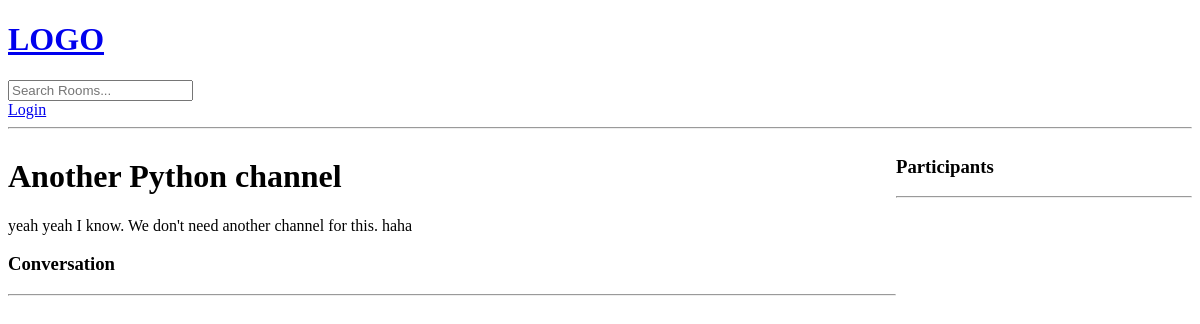
The app's page /room/9/, older data.
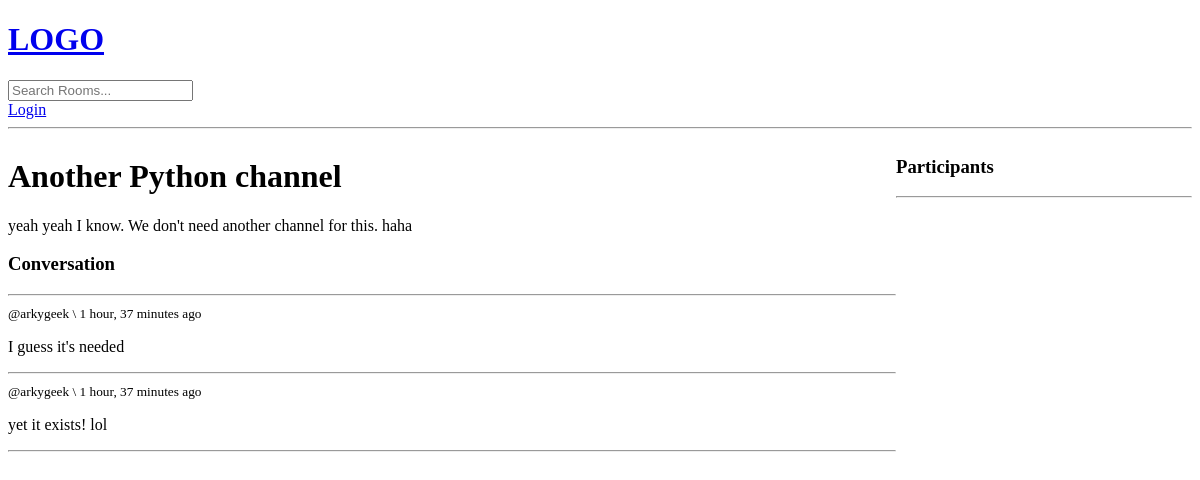
The same page, newer data.
### base/models.py (models this page shows, shortened)
class Message(models.Model):
    user = models.ForeignKey(User, on_delete=models.CASCADE)
    room = models.ForeignKey(Room, on_delete=models.CASCADE)
    body = models.TextField()
    updated = models.DateTimeField(auto_now=True)
    created = models.DateTimeField(auto_now_add=True)
    class Meta:
        ordering = ['-updated', '-created']

### base/views.py (the view, shortened to what this page needs)
# urls.py: path('room/<str:pk>/', views.room, name="room"),
def room(request, pk):
    room = Room.objects.get(id=pk)
    room_messages = room.message_set.all().order_by('-created')
    context = {'room': room, 'room_messages': room_messages} # this is the dictionary we pass to the function
    return render(request, 'base/room.html', context)

### base/templates/base/room.html (shortened to what this page needs)
{% extends 'main.html' %}
{% block content %}
  <div class="room-container">
    <div>
      <h1>{{room.name}}</h1>
      <p>{{room.description}}</p>
      <div class="comment-wrapper">
        <h3>Conversation</h3>
        <hr/>
      {% for message in room_messages %}
        <div>
          <small>
            @{{message.user}}  \
            {{message.created|timesince}} ago
          </small>
          <p>
            {{ message.body }}
          </p>
          <hr>
        </div>
      {% endfor %}
      </div>
    </div>
    <div>
      <h3>Participants</h3>
      <hr>
    </div>
  </div>
{% endblock content%}

Row changes from the older to the newer data that the page shows:
added Message: user "arkygeek", created "1 hour, 37 minutes", body "I guess it's needed"
added Message: user "arkygeek", created "1 hour, 37 minutes", body "yet it exists! lol"
